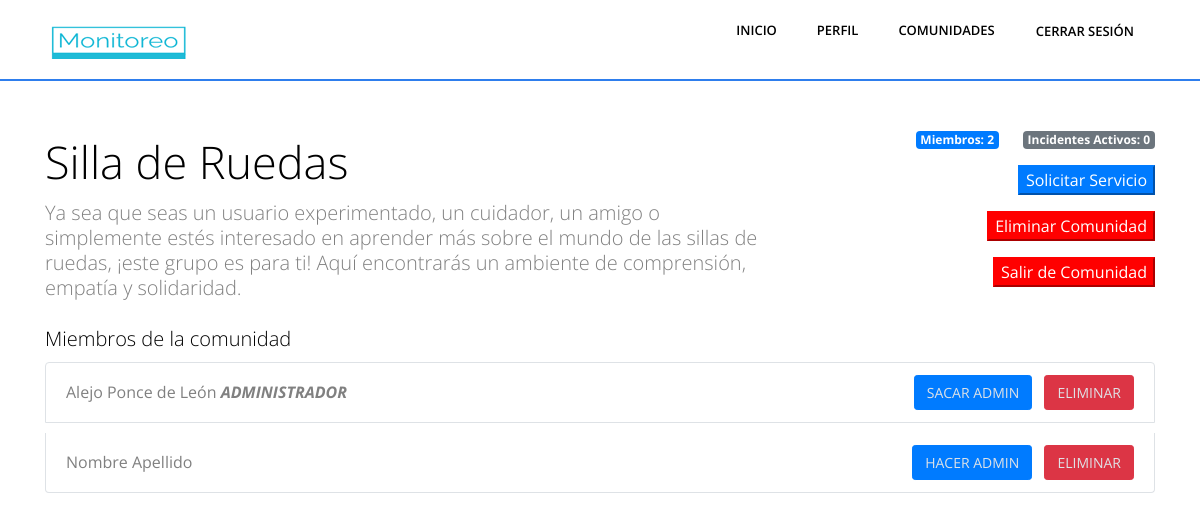
/administrar-comunidad/1 (signed in), run on an earlier commit of the app's database.
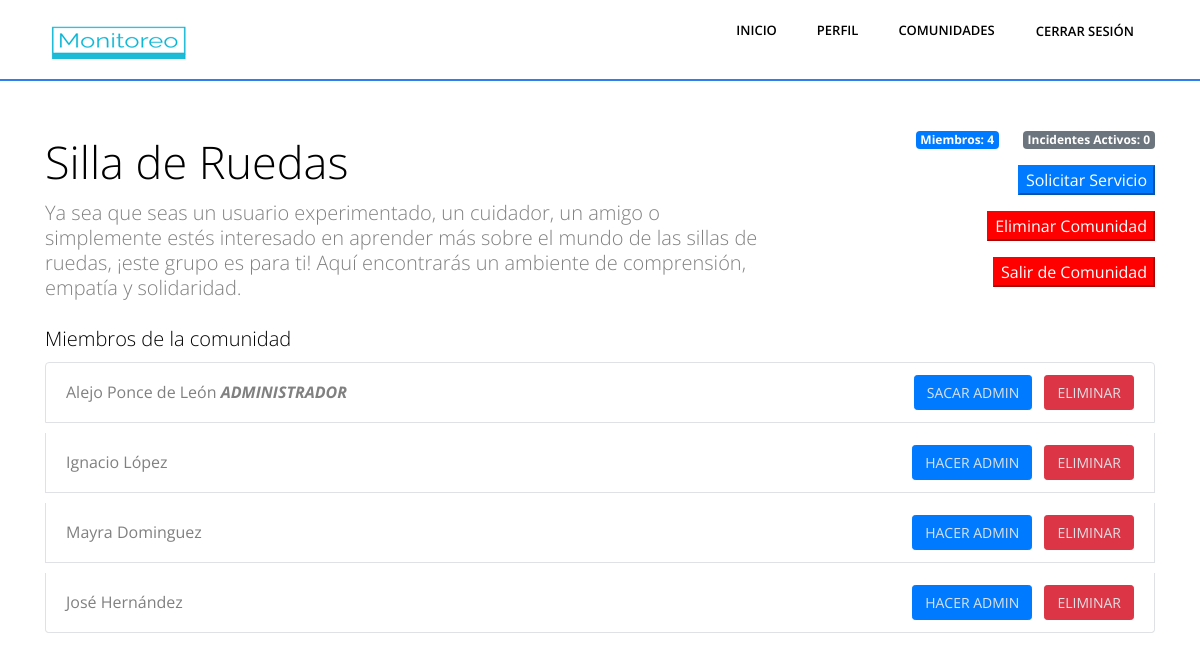
And on a later commit of the database.
### Aplicaciones/Monitoreo/models.py (models this page shows, shortened)
class Comunidad(models.Model):
    nombre = models.CharField(max_length=100)
    descripcion = models.CharField(max_length=255, null=True)

class ComunidadPerfil(models.Model):
    comunidad = models.ForeignKey(Comunidad, on_delete=models.CASCADE)
    perfil = models.ForeignKey('Perfil', on_delete=models.CASCADE)
    esAdmin = models.BooleanField(default=False)
    """ observador, un miembro de la comunidad no afectado por la tematica de la comunidad (usuarios silla de rueda) """
    observador = models.BooleanField(default=True)

class Perfil(models.Model):
    user = models.OneToOneField(User, on_delete=models.CASCADE)
    nombre = models.CharField(max_length=100)
    apellido = models.CharField(max_length=100)
    email = models.CharField(max_length=100, blank=True, null=True)
    direccion = models.CharField(max_length=100, blank=True, null=True)
    departamento = models.CharField(max_length=100, blank=True, null=True)
    comunidades = models.ManyToManyField(Comunidad, through=ComunidadPerfil, related_name='comunidades', blank=True)
    lineas = models.ManyToManyField(LineaTransporte, through=LineaPerfil, related_name='lineas', blank=True)
    profile_picture = models.ImageField(upload_to='profile_pics/', blank=True, null=True)
    ultima_latitud = models.FloatField(null=True, blank=True)
    ultima_longitud = models.FloatField(null=True, blank=True)

### Aplicaciones/Monitoreo/views.py (the view, shortened to what this page needs)
# urls.py: path('administrar-comunidad/<int:id_comunidad>', views.administrar_comunidad, name='administrar_comunidad'),
def administrar_comunidad(request, id_comunidad):
    admin = User.objects.get(is_superuser=True)
    perfil = Perfil.objects.get(user=request.user)
    perfil = Perfil.objects.get(user=request.user)
    comunidad_perfiles = ComunidadPerfil.objects.filter(comunidad=id_comunidad).exclude(perfil=perfil)
    cantidad_miembros = comunidad_perfiles.count()
    group_names = requestGroups(request)
    comunidad = get_object_or_404(Comunidad, pk=id_comunidad)
    categorias = Categoria.objects.all()
    form = SolicitudServicio()
    context = { 'comunidad_perfiles': comunidad_perfiles,
               'form': form,
               'id_comunidad': id_comunidad,
               'comunidad':comunidad,
               'groups':group_names,
               'cantidad_miembros':cantidad_miembros,
               'categorias':categorias
               }
    return render(request, 'administrar_comunidad.html', context)

### Aplicaciones/Monitoreo/views.py (called while the page is built)
def requestGroups(request):
    user = request.user
    user_groups = user.groups.all()
    group_names = [group.name for group in user_groups]
    return group_names

### Aplicaciones/Monitoreo/templates/administrar_comunidad.html (shortened to what this page needs)
{% load static %}
<html lang="es">
<head>
</head>
<body>
    {% include 'fragments/head.html' %}
        <body class="body-wrapper" data-spy="scroll" data-target=".privacy-nav">
            {% include 'fragments/header.html' %}
      <div class="container mt-5">
        <div class="row">
          <div class="col-md-8">
            <h1>{{ comunidad.nombre }}</h1>
            <p class="lead">{{ comunidad.descripcion }}</p>
          </div>
          <div class="col-md-4">
            <div class="d-flex justify-content-end">
              <div class="mr-4">
                <span class="badge badge-primary">Miembros: {{ cantidad_miembros}}</span>
              </div>
              <div>
                <span class="badge badge-secondary">Incidentes Activos: 0</span>
              </div>
              </div>
              <div class="d-flex justify-content-end mt-3">
                <button type="button" class=" btn-primary" data-toggle="modal" data-target="#popupServicio">Solicitar Servicio</button>
              </div>
              <div class="d-flex justify-content-end mt-3">
                <button type="button" class=" btn-primary" data-toggle="modal" data-target="#popupEliminar" style="background-color: red;border-color: red;">Eliminar Comunidad</button>
              </div>
              {% if comunidad_perfiles %}
              <div class="d-flex justify-content-end mt-3">
                <a href="{% url 'salir_comunidad' comunidad_id=comunidad.id  pag_redirect='mis_comunidades' tipo='admin' %}"><button type="button" class=" btn-primary" style="background-color: red;border-color: red;">Salir de Comunidad</button></a>
              </div>
              {% endif %}
          </div>
        </div>
        <br>
        <h3>Miembros de la comunidad</h3>
        <ul class="list-group member-list">
            {% for miembro in comunidad_perfiles %}
            {% if miembro.esAdmin %}
          <li class="list-group-item d-flex justify-content-between align-items-center">
            <span>{{ miembro.perfil.nombre }} {{ miembro.perfil.apellido }} <em><strong>ADMINISTRADOR</strong></em></span>
            <div>
                <a href="{% url 'sacar_admin' perfil_id=miembro.perfil.id  comunidad_id=comunidad.id %}"><button class="btn btn-sm btn-admin mr-2">Sacar Admin</button></a>
                <a href="{% url 'eliminar_miembro' perfil_id=miembro.perfil.id  comunidad_id=comunidad.id %}"><button class="btn btn-sm btn-delete">Eliminar</button></a>
            </div>
          </li>
          {% else %}
          <li class="list-group-item d-flex justify-content-between align-items-center">
            <span>{{ miembro.perfil.nombre }} {{ miembro.perfil.apellido }}</span>
            <div>
                <a href="{% url 'designar_admin' perfil_id=miembro.perfil.id  comunidad_id=comunidad.id %}"><button class="btn btn-sm btn-admin mr-2">Hacer Admin</button></a>
              <a href="{% url 'eliminar_miembro' perfil_id=miembro.perfil.id  comunidad_id=comunidad.id %}"><button class="btn btn-sm btn-delete">Eliminar</button></a>
            </div>
          </li>
          {% endif %}
          {% endfor %}
        </ul>
      </div>
</body>
</html>

### Aplicaciones/Monitoreo/templates/fragments/head.html (shortened to what this page needs)
{% load static %}
<head>
    <link rel="stylesheet" href="{% static 'plugins/bootstrap/bootstrap.min.css' %}">
    <link rel="stylesheet" href="{% static 'plugins/themify-icons/themify-icons.css' %}">
    <link rel="stylesheet" href="{% static 'plugins/slick/slick.css' %}">
    <link rel="stylesheet" href="{% static 'plugins/slick/slick-theme.css' %}">
    <link rel="stylesheet" href="{% static 'plugins/fancybox/jquery.fancybox.min.css' %}">
    <link rel="stylesheet" href="{% static 'plugins/aos/aos.css' %}">
    <link href="{% static 'css/style.css' %}" rel="stylesheet">
  </head>

### Aplicaciones/Monitoreo/templates/fragments/header.html (shortened to what this page needs)
{% load static %}
<nav class="navbar main-nav navbar-expand-lg px-2 px-sm-0 py-2 py-lg-0">
  <div class="container">
    <a class="navbar-brand" href="/"><img src="{% static 'images/logo1.png' %}" alt="logo"></a>
    <div class="collapse navbar-collapse" id="navbarNav">
      <ul class="navbar-nav ml-auto">
        <li class="nav-item @@index">
          <a class="nav-link" href="/" >Inicio</a>
        </li>
        {% if 'ComunidadAdmin' in groups or 'Usuario' in groups %}
        <li class="nav-item @@perfil">
          <a class="nav-link" href="/perfil">Perfil</a>
        </li>
        <li class="nav-item dropdown">
          <a class="nav-link dropdown-toggle" href="#" id="navbarDropdown" role="button" data-toggle="dropdown" aria-haspopup="true" aria-expanded="false">
            Comunidades
          </a>
        </li>
        {% endif%}
        <li class="nav-item">
          <form action="{% url 'logout' %}" method="post">
            <button type="submit" class="btn btn-link nav-link">Cerrar sesión</button>
          </form>
        </li>
      </ul>
    </div>
  </div>
</nav>
<hr style="margin: 0px;">

### Aplicaciones/Monitoreo/static/css/style.css (style rules this page uses)
body { font-family: "Open Sans", sans-serif; -webkit-font-smoothing: antialiased; }
h1, h2, h3, h4, h5, h6 { font-family: "Open Sans", sans-serif; color: #000; font-weight: 300; }
h1 { font-size: 45px; line-height: 61px; }
h3 { font-size: 20px; line-height: 30px; }
p, li, blockquote, label { font-size: 16px; letter-spacing: 0; line-height: 25px; color: #808080; margin-bottom: 0; }
body { overflow-x: hidden; }
a { font-size: inherit; color: inherit; }
.btn { text-transform: uppercase; }
.main-nav { background: #fff; z-index: 1; }
.main-nav .navbar-brand { padding: 0; }
.main-nav .navbar-nav .nav-item { position: relative; font-family: "Open Sans", sans-serif; }
.main-nav .navbar-nav .nav-item .nav-link { position: relative; text-align: center; font-size: 13px; text-transform: uppercase; font-weight: 600; color: #000; padding-left: 20px; padding-right: 20px; line-height: 45px; }
.main-nav .dropdown { position: relative; }
.dropdown-toggle::after { display: none; }
hr { display: block; height: 2px; border: 0; border-top: 2px solid #2e7eed; margin: 1em 0; padding: 0; }
.list-group-item { background-color: transparent; border: none; }

### Aplicaciones/Monitoreo/templates/fragments/head.html (style rules this page uses)
.member-list li { border: 1px solid #dee2e6; margin-bottom: 10px; }
.member-list li .btn { padding: 6px 12px; }
.member-list li .btn-admin { background-color: #007bff; border-color: #007bff; color:#dee2e6 }
.member-list li .btn-delete { background-color: #dc3545; border-color: #dc3545; color:#dee2e6 }

What changed in the data, as far as the page shows it:
removed ComunidadPerfil: perfil.nombre "Nombre", perfil.apellido "Apellido"
added ComunidadPerfil: perfil.nombre "Ignacio", perfil.apellido "López"
added ComunidadPerfil: perfil.nombre "Mayra", perfil.apellido "Dominguez"
added ComunidadPerfil: perfil.nombre "José", perfil.apellido "Hernández"
Also different on the page:
{{ cantidad_miembros }}: "2" → "4"
